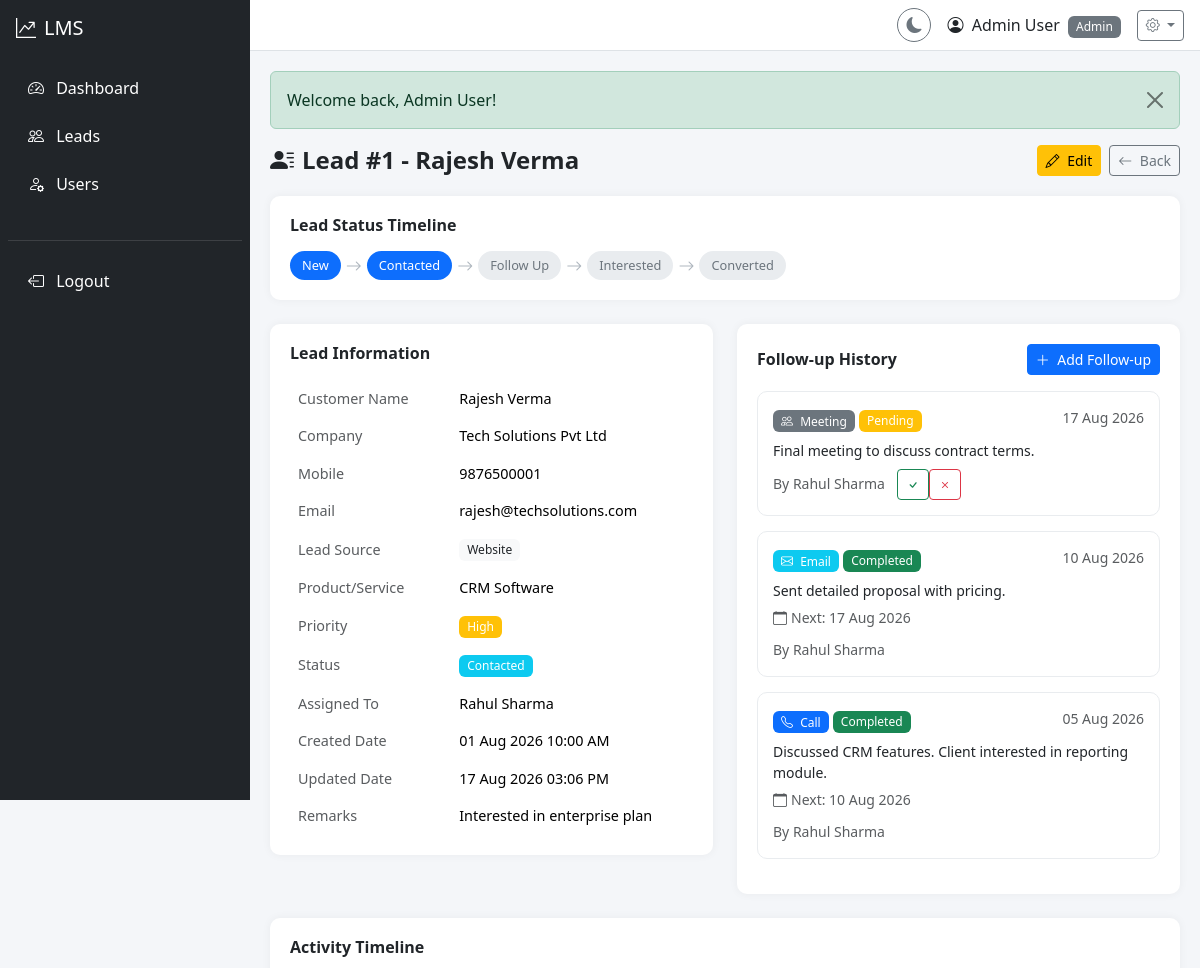
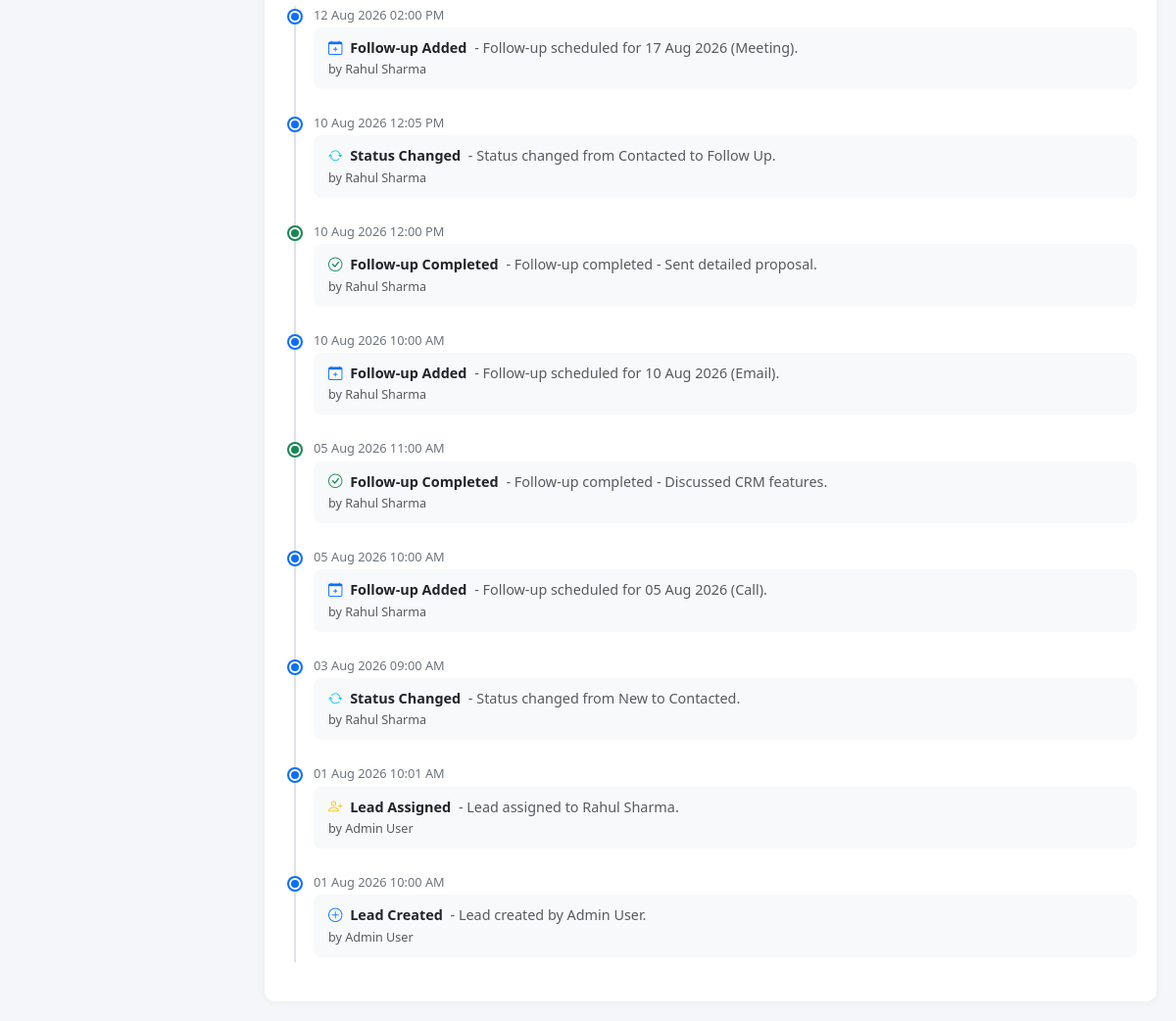
Screenshot of /user/leads/view.php?id=1 (signed in) with the database file from the repository (2 pictures, top to bottom).
### tables this page shows
CREATE TABLE `leads` (
    `id` INT UNSIGNED NOT NULL AUTO_INCREMENT,
    `customer_name` VARCHAR(150) NOT NULL,
    `company_name` VARCHAR(150) DEFAULT NULL,
    `mobile` VARCHAR(20) NOT NULL,
    `email` VARCHAR(150) DEFAULT NULL,
    `lead_source` VARCHAR(50) NOT NULL,
    `product_service` VARCHAR(255) NOT NULL,
    `priority` ENUM('Low','Medium','High','Urgent') NOT NULL DEFAULT 'Medium',
    `assigned_user_id` INT UNSIGNED DEFAULT NULL,
    `lead_status` ENUM('New','Contacted','Follow Up','Interested','Converted','Not Interested','Lost') NOT NULL DEFAULT 'New',
    `remarks` TEXT DEFAULT NULL,
    `created_by` INT UNSIGNED NOT NULL,
    `created_at` DATETIME NOT NULL DEFAULT CURRENT_TIMESTAMP,
    `updated_at` DATETIME NOT NULL DEFAULT CURRENT_TIMESTAMP ON UPDATE CURRENT_TIMESTAMP,
    `deleted_at` DATETIME DEFAULT NULL,
    PRIMARY KEY (`id`),
    KEY `idx_leads_assigned_user` (`assigned_user_id`),
    KEY `idx_leads_created_by` (`created_by`),
    KEY `idx_leads_status` (`lead_status`),
    KEY `idx_leads_source` (`lead_source`),
    KEY `idx_leads_priority` (`priority`),
    KEY `idx_leads_created_at` (`created_at`),
    KEY `idx_leads_email` (`email`),
    KEY `idx_leads_mobile` (`mobile`),
    KEY `idx_leads_deleted_at` (`deleted_at`),
    CONSTRAINT `fk_leads_assigned_user` FOREIGN KEY (`assigned_user_id`) REFERENCES `users` (`id`) ON DELETE SET NULL,
    CONSTRAINT `fk_leads_created_by` FOREIGN KEY (`created_by`) REFERENCES `users` (`id`) ON DELETE CASCADE
);

CREATE TABLE `users` (
    `id` INT UNSIGNED NOT NULL AUTO_INCREMENT,
    `name` VARCHAR(100) NOT NULL,
    `email` VARCHAR(150) NOT NULL,
    `password` VARCHAR(255) NOT NULL,
    `phone` VARCHAR(20) DEFAULT NULL,
    `role` ENUM('admin','user') NOT NULL DEFAULT 'user',
    `status` ENUM('active','inactive') NOT NULL DEFAULT 'active',
    `created_at` DATETIME NOT NULL DEFAULT CURRENT_TIMESTAMP,
    `updated_at` DATETIME NOT NULL DEFAULT CURRENT_TIMESTAMP ON UPDATE CURRENT_TIMESTAMP,
    PRIMARY KEY (`id`),
    UNIQUE KEY `uk_users_email` (`email`),
    KEY `idx_users_role` (`role`),
    KEY `idx_users_status` (`status`)
);

CREATE TABLE `follow_ups` (
    `id` INT UNSIGNED NOT NULL AUTO_INCREMENT,
    `lead_id` INT UNSIGNED NOT NULL,
    `user_id` INT UNSIGNED NOT NULL,
    `follow_up_date` DATE NOT NULL,
    `follow_up_type` ENUM('Call','Email','WhatsApp','Meeting') NOT NULL,
    `discussion` TEXT DEFAULT NULL,
    `next_follow_up_date` DATE DEFAULT NULL,
    `status` ENUM('Pending','Completed','Cancelled') NOT NULL DEFAULT 'Pending',
    `created_at` DATETIME NOT NULL DEFAULT CURRENT_TIMESTAMP,
    `updated_at` DATETIME NOT NULL DEFAULT CURRENT_TIMESTAMP ON UPDATE CURRENT_TIMESTAMP,
    PRIMARY KEY (`id`),
    KEY `idx_followups_lead` (`lead_id`),
    KEY `idx_followups_user` (`user_id`),
    KEY `idx_followups_date` (`follow_up_date`),
    KEY `idx_followups_status` (`status`),
    CONSTRAINT `fk_followups_lead` FOREIGN KEY (`lead_id`) REFERENCES `leads` (`id`) ON DELETE CASCADE,
    CONSTRAINT `fk_followups_user` FOREIGN KEY (`user_id`) REFERENCES `users` (`id`) ON DELETE CASCADE
);

CREATE TABLE `lead_activities` (
    `id` INT UNSIGNED NOT NULL AUTO_INCREMENT,
    `lead_id` INT UNSIGNED NOT NULL,
    `user_id` INT UNSIGNED NOT NULL,
    `activity_type` VARCHAR(50) NOT NULL,
    `description` TEXT NOT NULL,
    `created_at` DATETIME NOT NULL DEFAULT CURRENT_TIMESTAMP,
    PRIMARY KEY (`id`),
    KEY `idx_activities_lead` (`lead_id`),
    KEY `idx_activities_user` (`user_id`),
    CONSTRAINT `fk_activities_lead` FOREIGN KEY (`lead_id`) REFERENCES `leads` (`id`) ON DELETE CASCADE,
    CONSTRAINT `fk_activities_user` FOREIGN KEY (`user_id`) REFERENCES `users` (`id`) ON DELETE CASCADE
);

### user/leads/view.php (the view, shortened to what this page needs)
<?php
$db = getDBConnection();
$leadId = intval($_GET['id'] ?? 0);
$stmt = $db->prepare("SELECT l.*, u.name as assigned_user_name, c.name as created_by_name FROM leads l LEFT JOIN users u ON l.assigned_user_id = u.id LEFT JOIN users c ON l.created_by = c.id WHERE l.id = ? AND l.deleted_at IS NULL");
$stmt->execute([$leadId]);
$lead = $stmt->fetch();
$followUpsStmt = $db->prepare("SELECT f.*, u.name as user_name FROM follow_ups f JOIN users u ON f.user_id = u.id WHERE f.lead_id = ? ORDER BY f.follow_up_date DESC, f.created_at DESC");
$followUpsStmt->execute([$leadId]);
$followUps = $followUpsStmt->fetchAll();
$activitiesStmt = $db->prepare("SELECT a.*, u.name as user_name FROM lead_activities a JOIN users u ON a.user_id = u.id WHERE a.lead_id = ? ORDER BY a.created_at DESC");
$activitiesStmt->execute([$leadId]);
$activities = $activitiesStmt->fetchAll();
$statusTimeline = ['New', 'Contacted', 'Follow Up', 'Interested', 'Converted'];
$isLost = in_array($lead['lead_status'], ['Lost', 'Not Interested']);
require_once __DIR__ . '/../../includes/header.php';
require_once __DIR__ . '/../../includes/sidebar.php';
?>
<div class="content-wrapper">
    <?php require_once __DIR__ . '/../../includes/navbar.php'; ?>
    <div class="content">
        <?php $flash = getFlashMessage(); if ($flash): ?>
        <div class="alert alert-<?= $flash['type'] === 'error' ? 'danger' : $flash['type'] ?> alert-dismissible fade show" role="alert">
            <?= escape($flash['message']) ?>
            <button type="button" class="btn-close" data-bs-dismiss="alert"></button>
        </div>
        <?php endif; ?>
        <div class="page-header">
            <h4><i class="bi bi-person-lines-fill me-2"></i>Lead #<?= $leadId ?> - <?= escape($lead['customer_name']) ?></h4>
            <div class="d-flex gap-2">
                <a href="/LeadManagement/user/leads/edit.php?id=<?= $leadId ?>" class="btn btn-warning btn-sm"><i class="bi bi-pencil me-1"></i> Edit</a>
                <a href="/LeadManagement/user/leads/index.php" class="btn btn-outline-secondary btn-sm"><i class="bi bi-arrow-left me-1"></i> Back</a>
            </div>
        </div>
        <div class="table-container mb-4">
            <h6 class="mb-3 fw-bold">Lead Status Timeline</h6>
            <div class="status-timeline">
                <?php if ($isLost): ?>
                    <?php foreach ($statusTimeline as $step): ?>
                    <span class="status-step"><?= $step ?></span>
                    <span class="status-arrow"><i class="bi bi-arrow-right"></i></span>
                    <?php endforeach; ?>
                    <span class="status-step lost"><?= escape($lead['lead_status']) ?></span>
                <?php else: ?>
                    <?php foreach ($statusTimeline as $step): ?>
                    <span class="status-step <?= $step === $lead['lead_status'] ? 'active' : (array_search($step, $statusTimeline) < array_search($lead['lead_status'], $statusTimeline) ? 'active' : '') ?>"><?= $step ?></span>
                    <?php if ($step !== 'Converted'): ?>
                    <span class="status-arrow"><i class="bi bi-arrow-right"></i></span>
                    <?php endif; ?>
                    <?php endforeach; ?>
                <?php endif; ?>
            </div>
        </div>
        <div class="row g-4">
            <div class="col-lg-6">
                <div class="table-container">
                    <h6 class="mb-3 fw-bold">Lead Information</h6>
                    <div class="table-responsive">
                        <table class="table table-borderless mb-0">
                            <tr><td class="text-muted" style="width:40%">Customer Name</td><td class="fw-medium"><?= escape($lead['customer_name']) ?></td></tr>
                            <tr><td class="text-muted">Company</td><td><?= escape($lead['company_name'] ?? '-') ?></td></tr>
                            <tr><td class="text-muted">Mobile</td><td><?= escape($lead['mobile']) ?></td></tr>
                            <tr><td class="text-muted">Email</td><td><?= escape($lead['email'] ?? '-') ?></td></tr>
                            <tr><td class="text-muted">Lead Source</td><td><span class="badge bg-light text-dark"><?= escape($lead['lead_source']) ?></span></td></tr>
                            <tr><td class="text-muted">Product/Service</td><td><?= escape($lead['product_service']) ?></td></tr>
                            <tr><td class="text-muted">Priority</td><td><?= getPriorityBadge($lead['priority']) ?></td></tr>
                            <tr><td class="text-muted">Status</td><td><?= getLeadStatusBadge($lead['lead_status']) ?></td></tr>
                            <tr><td class="text-muted">Assigned To</td><td><?= escape($lead['assigned_user_name'] ?? 'Unassigned') ?></td></tr>
                            <tr><td class="text-muted">Created Date</td><td><?= formatDateTime($lead['created_at']) ?></td></tr>
                            <tr><td class="text-muted">Updated Date</td><td><?= formatDateTime($lead['updated_at']) ?></td></tr>
                            <?php if ($lead['remarks']): ?>
                            <tr><td class="text-muted">Remarks</td><td><?= nl2br(escape($lead['remarks'])) ?></td></tr>
                            <?php endif; ?>
                        </table>
                    </div>
                </div>
            </div>
            <div class="col-lg-6">
                <div class="table-container">
                    <div class="d-flex justify-content-between align-items-center mb-3">
                        <h6 class="mb-0 fw-bold">Follow-up History</h6>
                        <button class="btn btn-primary btn-sm" data-bs-toggle="modal" data-bs-target="#addFollowupModal">
                            <i class="bi bi-plus-lg me-1"></i> Add Follow-up
                        </button>
                    </div>
                    <?php if (empty($followUps)): ?>
                    <p class="text-muted text-center py-3">No follow-ups yet.</p>
                    <?php else: ?>
                    <?php foreach ($followUps as $fu): ?>
                    <div class="followup-card">
                        <div class="d-flex justify-content-between align-items-start">
                            <div>
                                <span class="badge bg-<?= $fu['follow_up_type'] === 'Call' ? 'primary' : ($fu['follow_up_type'] === 'Email' ? 'info' : ($fu['follow_up_type'] === 'WhatsApp' ? 'success' : 'secondary')) ?>">
                                    <i class="bi <?= getFollowUpTypeIcon($fu['follow_up_type']) ?> me-1"></i>
                                    <?= escape($fu['follow_up_type']) ?>
                                </span>
                                <?= getStatusBadge($fu['status']) ?>
                            </div>
                            <small class="text-muted"><?= formatDate($fu['follow_up_date']) ?></small>
                        </div>
                        <?php if ($fu['discussion']): ?>
                        <p class="mt-2 mb-1 small"><?= nl2br(escape($fu['discussion'])) ?></p>
                        <?php endif; ?>
                        <?php if ($fu['next_follow_up_date']): ?>
                        <small class="text-muted"><i class="bi bi-calendar me-1"></i>Next: <?= formatDate($fu['next_follow_up_date']) ?></small>
                        <?php endif; ?>
                        <div class="mt-2">
                            <small class="text-muted">By <?= escape($fu['user_name']) ?></small>
                            <?php if ($fu['status'] === 'Pending'): ?>
                            <div class="btn-group btn-group-sm ms-2">
                                <form method="POST" action="/LeadManagement/ajax/followups.php" class="d-inline">
                                    <button type="submit" class="btn btn-sm btn-outline-success" title="Complete"><i class="bi bi-check"></i></button>
                                </form>
                                <form method="POST" action="/LeadManagement/ajax/followups.php" class="d-inline">
                                    <button type="submit" class="btn btn-sm btn-outline-danger" title="Cancel"><i class="bi bi-x"></i></button>
                                </form>
                            </div>
                            <?php endif; ?>
                        </div>
                    </div>
                    <?php endforeach; ?>
                    <?php endif; ?>
                </div>
            </div>
        </div>
        <div class="table-container mt-4">
            <h6 class="mb-3 fw-bold">Activity Timeline</h6>
            <div class="timeline">
                <?php foreach ($activities as $act): ?>
                <div class="timeline-item <?= $act['activity_type'] === 'Lead Converted' ? 'success' : ($act['activity_type'] === 'Lead Lost' ? 'danger' : ($act['activity_type'] === 'Follow-up Completed' ? 'success' : '')) ?>">
                    <div class="timeline-date"><?= formatDateTime($act['created_at']) ?></div>
                    <div class="timeline-content">
                        <i class="bi <?= getActivityIcon($act['activity_type']) ?> me-1"></i>
                        <strong><?= escape($act['activity_type']) ?></strong>
                        <span class="text-muted ms-1">- <?= escape($act['description']) ?></span>
                        <br><small class="text-muted">by <?= escape($act['user_name']) ?></small>
                    </div>
                </div>
                <?php endforeach; ?>
            </div>
        </div>
    </div>
</div>
<?php require_once __DIR__ . '/../../includes/footer.php'; ?>

### includes/functions.php (shortened to what this page needs)
<?php
function escape($input) {
    return htmlspecialchars($input, ENT_QUOTES, 'UTF-8');
}
function getFlashMessage() {
    if (isset($_SESSION['flash_message'])) {
        $flash = $_SESSION['flash_message'];
        return $flash;
    }
    return null;
}
function getLeadStatusBadge($status) {
    $badges = [
        'New'            => 'primary',
        'Contacted'      => 'info',
        'Follow Up'      => 'warning',
        'Interested'     => 'secondary',
        'Converted'      => 'success',
        'Not Interested' => 'dark',
        'Lost'           => 'danger',
    ];
    $class = $badges[$status] ?? 'secondary';
    return '<span class="badge bg-' . $class . '">' . escape($status) . '</span>';
}
function getPriorityBadge($priority) {
    $badges = [
        'Low'    => 'success',
        'Medium' => 'info',
        'High'   => 'warning',
        'Urgent' => 'danger',
    ];
    $class = $badges[$priority] ?? 'secondary';
    return '<span class="badge bg-' . $class . '">' . escape($priority) . '</span>';
}
function getStatusBadge($status) {
    $badges = [
        'Pending'   => 'warning',
        'Completed' => 'success',
        'Cancelled' => 'danger',
    ];
    $class = $badges[$status] ?? 'secondary';
    return '<span class="badge bg-' . $class . '">' . escape($status) . '</span>';
}
function getFollowUpTypeIcon($type) {
    $icons = [
        'Call'      => 'bi-telephone',
        'Email'     => 'bi-envelope',
        'WhatsApp'  => 'bi-whatsapp',
        'Meeting'   => 'bi-people',
    ];
    return $icons[$type] ?? 'bi-chat';
}
function getActivityIcon($type) {
    $icons = [
        'Lead Created'         => 'bi-plus-circle text-primary',
        'Lead Updated'         => 'bi-pencil-square text-info',
        'Lead Assigned'        => 'bi-person-plus text-warning',
        'Status Changed'       => 'bi-arrow-repeat text-info',
        'Priority Changed'     => 'bi-flag text-warning',
        'Follow-up Added'      => 'bi-calendar-plus text-primary',
        'Follow-up Completed'  => 'bi-check-circle text-success',
        'Follow-up Rescheduled'=> 'bi-calendar-event text-warning',
        'Follow-up Cancelled'  => 'bi-x-circle text-danger',
        'Remark Added'         => 'bi-chat-dots text-secondary',
        'Lead Converted'       => 'bi-trophy text-success',
        'Lead Lost'            => 'bi-x-octagon text-danger',
    ];
    return $icons[$type] ?? 'bi-activity text-secondary';
}
function formatDate($date) {
    return date('d M Y', strtotime($date));
}
function formatDateTime($datetime) {
    return date('d M Y h:i A', strtotime($datetime));
}

### rows the page displays
leads: customer_name "Rajesh Verma", company_name "Tech Solutions Pvt Ltd", mobile "9876500001", email "rajesh@techsolutions.com", lead_source "Website", product_service "CRM Software", priority "High", lead_status "Contacted", assigned_user.name "Rahul Sharma", created_at "01 Aug 2026 10:00 AM", updated_at "17 Aug 2026 03:06 PM", remarks "Interested in enterprise plan"
follow_ups: follow_up_type "Meeting", status "Pending", follow_up_date "17 Aug 2026", discussion "Final meeting to discuss contract terms.", user.name "Rahul Sharma"
follow_ups: follow_up_type "Email", status "Completed", follow_up_date "10 Aug 2026", discussion "Sent detailed proposal with pricing.", next_follow_up_date "17 Aug 2026", user.name "Rahul Sharma"
follow_ups: follow_up_type "Call", status "Completed", follow_up_date "05 Aug 2026", discussion "Discussed CRM features. Client interested in reporting module.", next_follow_up_date "10 Aug 2026", user.name "Rahul Sharma"
lead_activities: created_at "12 Aug 2026 02:00 PM", activity_type "Follow-up Added", description "Follow-up scheduled for 17 Aug 2026 (Meeting).", user.name "Rahul Sharma"
lead_activities: created_at "10 Aug 2026 12:05 PM", activity_type "Status Changed", description "Status changed from Contacted to Follow Up.", user.name "Rahul Sharma"
lead_activities: created_at "10 Aug 2026 12:00 PM", activity_type "Follow-up Completed", description "Follow-up completed - Sent detailed proposal.", user.name "Rahul Sharma"
lead_activities: created_at "10 Aug 2026 10:00 AM", activity_type "Follow-up Added", description "Follow-up scheduled for 10 Aug 2026 (Email).", user.name "Rahul Sharma"
lead_activities: created_at "05 Aug 2026 11:00 AM", activity_type "Follow-up Completed", description "Follow-up completed - Discussed CRM features.", user.name "Rahul Sharma"
lead_activities: created_at "05 Aug 2026 10:00 AM", activity_type "Follow-up Added", description "Follow-up scheduled for 05 Aug 2026 (Call).", user.name "Rahul Sharma"
lead_activities: created_at "03 Aug 2026 09:00 AM", activity_type "Status Changed", description "Status changed from New to Contacted.", user.name "Rahul Sharma"
lead_activities: created_at "01 Aug 2026 10:01 AM", activity_type "Lead Assigned", description "Lead assigned to Rahul Sharma.", user.name "Admin User"
lead_activities: created_at "01 Aug 2026 10:00 AM", activity_type "Lead Created", description "Lead created by Admin User.", user.name "Admin User"

### other values shown
$_SESSION['user_name'] "Admin User"
$_SESSION['user_role'] "Admin"
$flash['message'] "Welcome back, Admin User!"
$leadId "1"
$step "New"
$step "Contacted"
$step "Follow Up"
$step "Interested"
$step "Converted"
